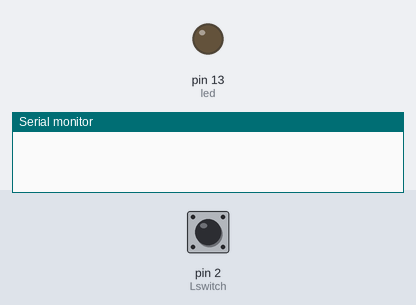
A sketch run on a simulated Arduino Uno, built with avr-gcc and run on an emulated ATmega328P. Parts: output pins drawn as LEDs (lit = HIGH), the last lines printed to the serial monitor. Dashed ring = blinking. The test bench sets the inputs (shaded band); at power-on: pin 2 (Lswitch) HIGH.

Above: at 1.2 s.
1.3 s: pin 2 (Lswitch) pulled LOW for 3.2 s
At 2.1 s:
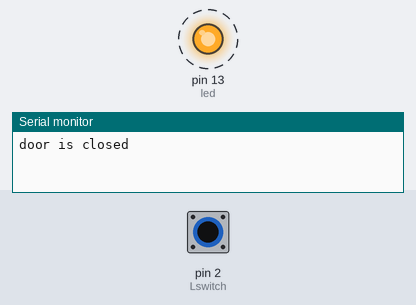
Timing chart, 0 to 5.8 s (numbered marks = the images above; inputs shaded):
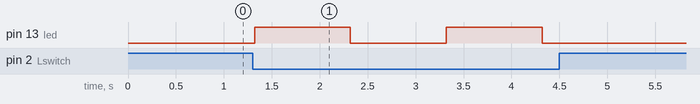

The sketch:

Limit_Switch.ino
```cpp
int Lswitch = 2;
int led = 13;
int flag = 0;

void setup()
{
  Serial.begin(9600);
  pinMode(Lswitch, INPUT_PULLUP);
  pinMode(led, OUTPUT);
}

void loop()
{

  if( (digitalRead(Lswitch) == LOW) && (flag == 0) )
  {
    Serial.println("door is closed");
flag = 1;
delay(20);
  }
    if( (digitalRead(Lswitch) == HIGH) && (flag == 1) )
  {
    Serial.println("door is opened");
flag = 0;
delay(20);
  }

  if ( flag == 1 )
  {
    digitalWrite(led, HIGH);
    delay(1000);
    digitalWrite(led, LOW);
    delay(1000);
  }

    if ( flag == 1 )
  {
digitalWrite(led, LOW);
  }
}
```

Measured:
- after the input at 1.3 s, pin 13 (led): alternates HIGH for 1.0 s and LOW for 1.0 s, 4 changes in all, then stays LOW, starting at once
